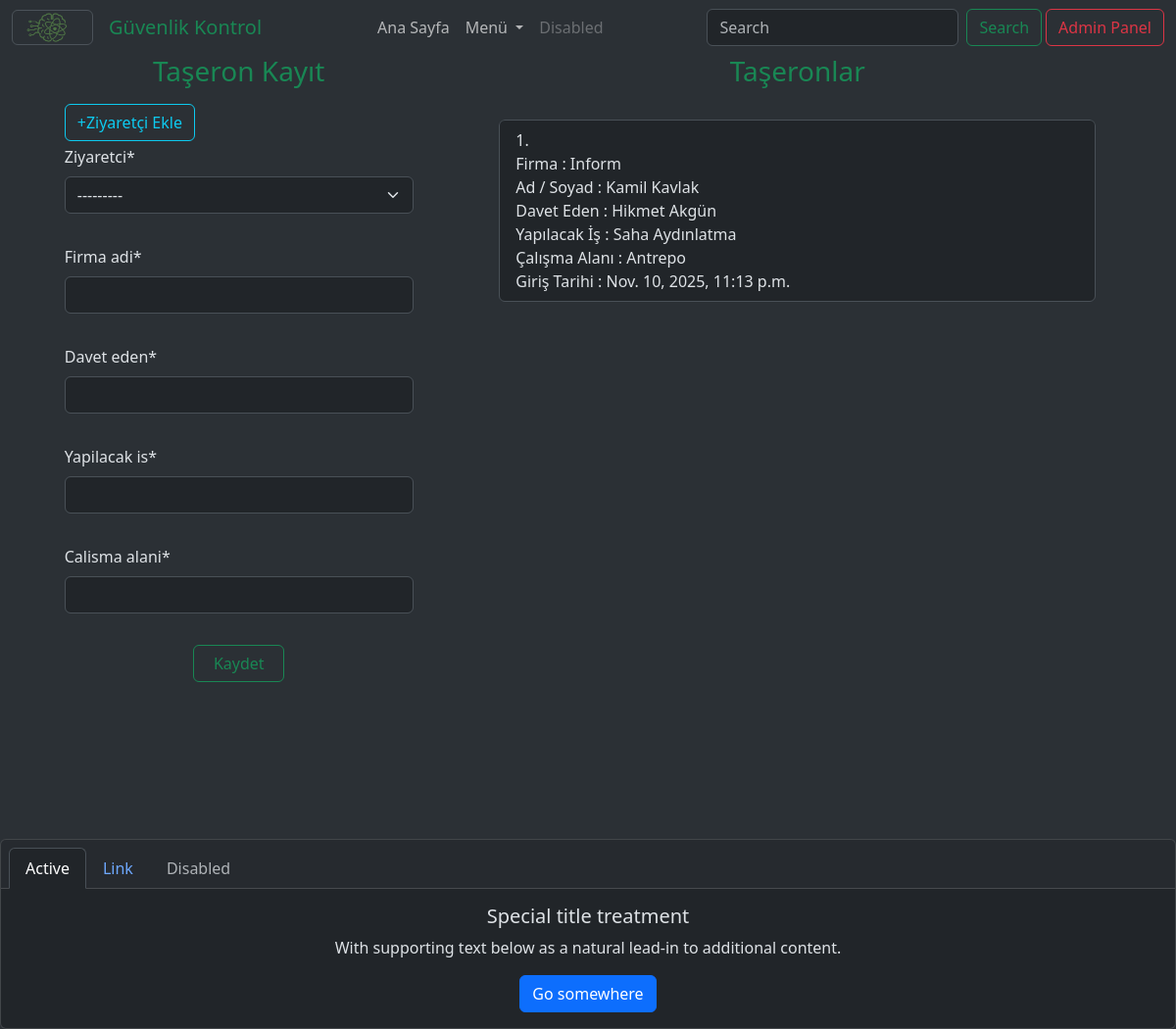
The page /securitycontrol/taseron/ (signed in) on the database its author committed.
### fotoblog/models.py (models this page shows)
class PageLogo(models.Model):
    img = models.FileField(upload_to="page_logo/")

### securityControl/models.py (models this page shows, shortened)
class Taseron(models.Model):
  ziyaretci = models.ForeignKey(Ziyaretci,
                                on_delete=models.CASCADE,
                                blank=False,
                                null=False)
  firma_adi = models.CharField(max_length=100)
  davet_eden = models.CharField(max_length=100)
  yapilacak_is = models.CharField(max_length=100)
  calisma_alani = models.CharField(max_length=100)
  is_inside = models.BooleanField(default=True)
  created_at = models.DateTimeField(auto_now_add=True)
  updated_at = models.DateTimeField(auto_now=True)

class BaseModel(models.Model):
  first_name = models.CharField(max_length=100, null=False, blank=False)
  last_name = models.CharField(max_length=100, null=False, blank=False)
  tc_kimlik_no = models.CharField(max_length=11,
                                  null=False,
                                  blank=False,
                                  unique=True,
                                  validators=[tc_validator])
  class Meta:
    abstract = True

class Ziyaretci(BaseModel):
  def __str__(self):
    return f'{self.first_name} {self.last_name}'

### securityControl/views.py (the view, shortened to what this page needs)
# urls.py: path("", page_views, name="home_views"),
@login_required (login_url='/login/')
def page_views(request, page_slug=None, location=None):
    page = None
    sc_pages = None
    title = None
    if page_slug:
        if page_slug == "ziyaretci":
            return ziyaretci_views(request, page_slug, location)
        if page_slug == "taseron":
            return taseron_views(request, page_slug, location)

### securityControl/forms/forms.py
class TaseronForm(forms.ModelForm):
    class Meta:
        model = Taseron
        fields = "__all__"
        exclude = ["is_inside", "is_outside"]

class ZiyaretciForm(forms.ModelForm):
    class Meta:
        model = Ziyaretci
        fields = "__all__"

### fotoblog/context_processor/global_db.py (called while the page is built)
def nav_fb_pages(request):
    if request.user.is_authenticated:
        if request.user.is_superuser:
            fb_pages = Page.objects.filter(is_active=True)
        elif request.user.is_active:
            fb_pages = Page.objects.filter(is_active=True).exclude(
                slug="add-page")
        else:
            fb_pages = Page.objects.filter(
                slug__in=["home", "contact", "vision", "favorites"],
                is_active=True).order_by("id")
    else:
        fb_pages = Page.objects.filter(slug__in=["home", "contact", "vision"],
                                    is_active=True).order_by("id")
    return dict(g_fb_pages=fb_pages, )

def global_logo(request):
    page_logo = PageLogo.objects.all().first()
    return dict(page_logo=page_logo, )

### securityControl/context_processor/global_db.py (called while the page is built)
def global_sc_pages(request):
  g_sc_pages = Page.objects.filter(is_active=True)
  context = dict(sc_pages=g_sc_pages, )
  return context

### securityControl/templates/sc_pages/sec-home-views.html
{% extends 'core/sc_base.html' %}
{% block content %}
<div class="container border-success min-vh-100">
    {% if page_slug == None %}
        {% include 'components/home-layout.html' with location=page_slug %}
    {% elif page_slug == "ziyaretci" %}
        <div>
            {% include 'components/ziyaretci-layout.html' with location=page_slug %}
        </div>
    {% elif page_slug == "taseron" %}
        <div>
            {% include 'components/taseron-layout.html' with location=page_slug %}
        </div>
    {% elif page_slug == "yuk-arac" %}
        <div>
            {% include 'components/yuk-arac-layout.html' with location=page_slug %}
        </div>
    {% elif page_slug == "havuz-arac" %}
        <div>
            {% include 'components/havuz-arac-layout.html' with location=page_slug %}
        </div>
    {% else %}
    <h1>{{ page_title }}</h1>
    {% endif %}
</div>
{% include 'components/footer.html' %}
{% endblock content %}

### securityControl/templates/components/sc_navbar.html (shortened to what this page needs)
<nav class="navbar navbar-expand-lg bg-body-tertiary">
  <div class="container-fluid">
    <a class="navbar-brand m-0 me-3 p-0 btn btn-outline-secondary opacity-50" href="{% url 'fotoblog:home_views' %}">
      <img src="{{ page_logo.img.url }}" class="m-0 me-1 p-0" style="width:77px;height:33px;" alt=""></a>
    <a class="navbar-brand text-success" href="/securitycontrol/">Güvenlik Kontrol</a>
    <div class="collapse navbar-collapse gap-1" id="navbarSupportedContent">
      <ul class="navbar-nav ms-auto me-auto mb-2 mb-lg-0">
        <li class="nav-item">
          <a class="nav-link" aria-current="page" href="/securitycontrol/">Ana Sayfa</a>
        </li>
        <li class="nav-item dropdown">
          <a class="nav-link dropdown-toggle" href="#" role="button" data-bs-toggle="dropdown" aria-expanded="false">
            Menü
          </a>
        </li>
        <li class="nav-item">
          <a class="nav-link disabled" aria-disabled="true">Disabled</a>
        </li>
      </ul>
      <form class="d-flex" role="search">
        <input class="form-control me-2" type="search" placeholder="Search" aria-label="Search"/>
        <button class="btn btn-outline-success" type="submit">Search</button>
      </form>
        <a href="/admin/" target="_blank" class="btn btn-outline-danger" type="submit">Admin Panel</a>
    </div>
  </div>
</nav>

### securityControl/templates/components/taseron-layout.html (shortened to what this page needs)
<div class="row d-flex justify-content-around">
  <div class="col-12 col-md-4 d-flex flex-column align-items-center">
  <h3 class="text-center text-success mb-3">Taşeron Kayıt</h3>
    <div class="w-100">
      <button class="btn btn-outline-info mb-1" type="button" data-bs-toggle="offcanvas" data-bs-target="#offcanvasScrolling" aria-controls="offcanvasScrolling">+Ziyaretçi Ekle</button>
        <form action="" method="post" class="row flex-column mb-3 g-3">
          {% load crispy_forms_tags %}
          {{ taseron_form|crispy }}
          <button class="btn btn-outline-success w-25 mx-auto" type="submit">Kaydet</button>
        </form>
    </div>
  </div>
  <div class="col-12 col-md-7 d-flex flex-column align-items-center">
    <h3 class="text-center text-success mb-3">Taşeronlar</h3>
    <div class="w-100 p-3">
      <ul class="list-group list-group-numbered overflow-auto" style="max-height:50vh;">
        {% if taseronlar %}
          {% for taseron in taseronlar %}
        <li class="list-group-item mb-1">
          <div>Firma : {{ taseron.firma_adi }}</div>
          <div>Ad / Soyad : {{ taseron.ziyaretci.first_name }} {{ taseron.ziyaretci.last_name }}</div>
          <div>Davet Eden : {{ taseron.davet_eden }}</div>
          <div>Yapılacak İş : {{ taseron.yapilacak_is }}</div>
          <div>Çalışma Alanı : {{ taseron.calisma_alani }}</div>
          <div>Giriş Tarihi : {{ taseron.created_at }}</div>
        </li>
          {% endfor %}
        {% else %}
        <li class="list-group-item">Kayıt yok!</li>
        {% endif %}
      </ul>
    </div>
  </div>
</div>

### rows shown on the page
PageLogo: img (picture)
Taseron: firma_adi "Inform", ziyaretci.first_name "Kamil", ziyaretci.last_name "Kavlak", davet_eden "Hikmet Akgün", yapilacak_is "Saha Aydınlatma", calisma_alani "Antrepo", created_at "Nov. 10, 2025, 11:13 p.m."
